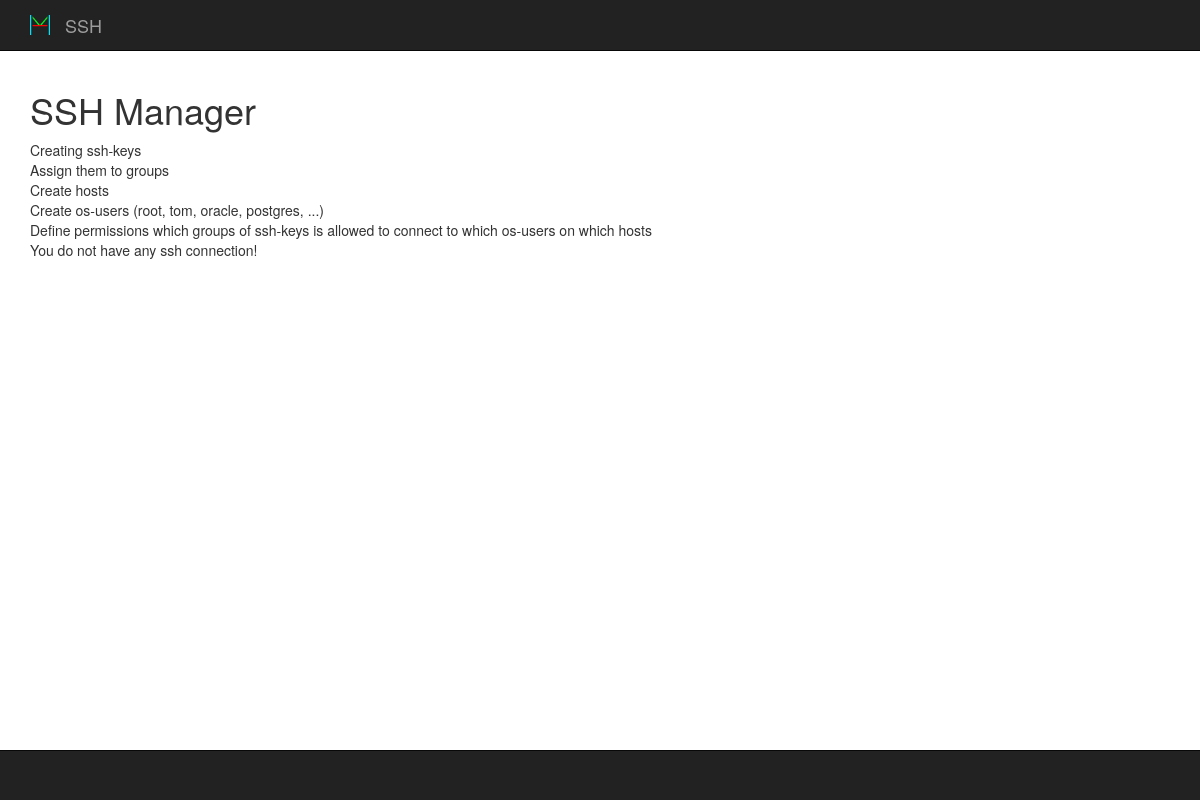
/ssh/ (signed in), run on an earlier commit of the app's database.
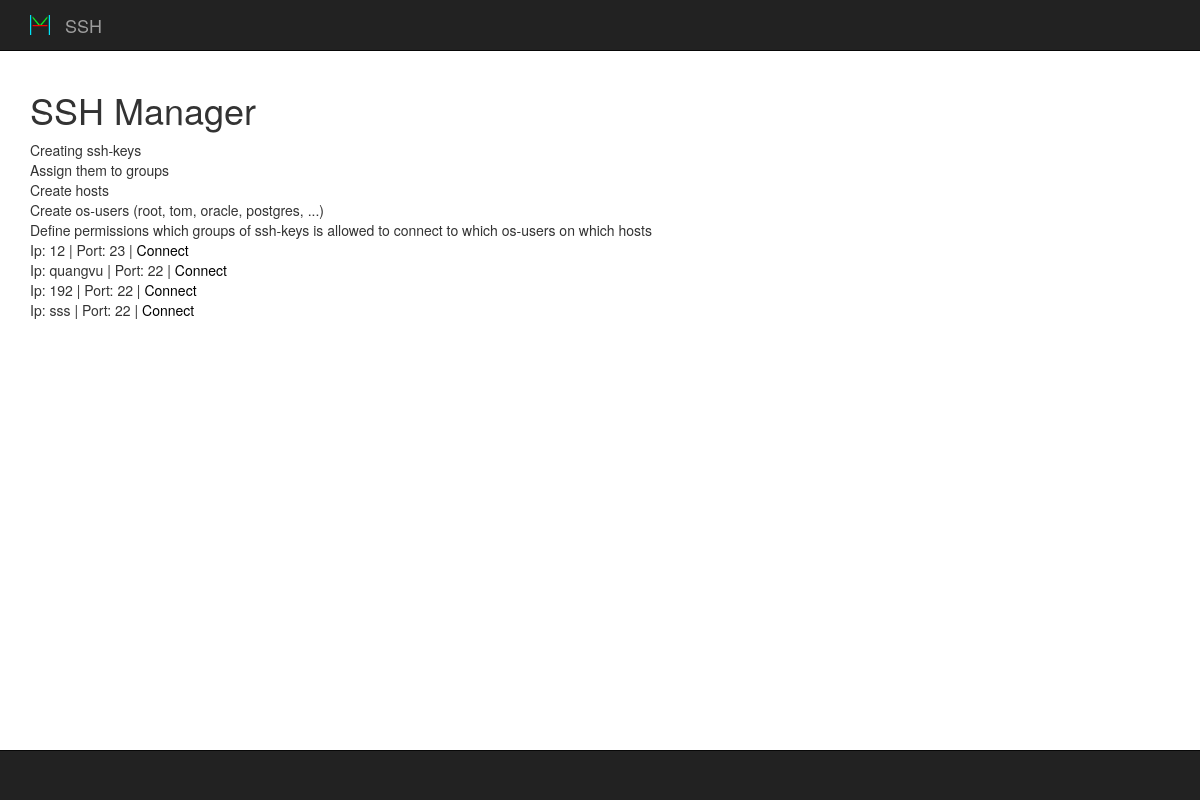
And on a later commit of the database.
### ssh/models.py (models this page shows, shortened)
class SSH(models.Model):
	ip = models.CharField(max_length=15,null=True)
	port = models.IntegerField(default=22,null=True)
	username = models.CharField(max_length=100,null=True)
	password = models.CharField(max_length=100,null=True)
	pub_date = models.DateTimeField(default=timezone.now)

### ssh/views.py (the view)
def index(request):
	if not request.user.is_superuser:
		try:
			obj = get_object_or_404(SSHPermission, user__username=request.user.username)
			context = {'obj':obj,}
		except :
			context = None
		return render(request, 'index.html', context)
	else:
		return render(request,'index.html')

### templates/index.html
{% extends "base.html" %}
{% block title %}SSH Manager{% endblock %}
{% block content %}
<div class="row col-12 col-sm-12 col-lg-12">
Creating ssh-keys<br>
Assign them to groups<br>
Create hosts<br>
Create os-users (root, tom, oracle, postgres, ...)<br>
Define permissions which groups of ssh-keys is allowed to connect to which os-users on which hosts<br>
{% if obj.sshconnection.count > 0 and obj.permission %}
	{% for i in obj.sshconnection.all %}
		Ip: {{i.ip}} | Port: {{i.port}} | <a href="{% url 'ssh:detail' i.id %}">Connect</a><br>
	{% endfor %}
{% else %}
	You do not have any ssh connection!
{% endif %}
</div>
{% endblock %}

### templates/base.html (shortened to what this page needs)
<!DOCTYPE html>
<html lang="en">
  <head>
    {% load static %}
    <link rel="stylesheet" type="text/css" href="{% static "datatables/jquery.dataTables.css" %}" />
    <link rel="stylesheet" type="text/css" href="{% static "bootstrap/css/bootstrap.min.css" %}" />
    <link rel="stylesheet" type="text/css" href="{% static "bootstrap-dialog/bootstrap-dialog.min.css" %}" />
    <link rel="stylesheet" type="text/css" href="{% static "custom.css" %}" />
  </head>
  <body>
    <nav class="navbar navbar-inverse navbar-fixed-top">
      <div class="container">
        <div class="navbar-header">
          <a class="navbar-brand" href="{% url 'ssh:index' %}"><img src="{% static "favicon.png" %}" width="20" height="20"></a>
        </div>
        <div id="navbar" class="navbar-collapse collapse">
          <a class="navbar-brand" href="{% url 'ssh:index' %}">SSH</a>
        </div>
      </div>
    </nav>
    <div class="container">
      <div class="row col-10 col-sm-10 col-lg-10">
        <h1>{% block title %}{% endblock %}</h1>
        {% block content %}{% endblock %}
      </div>
      <footer class="navbar navbar-inverse navbar-fixed-bottom">
        <div class="container">
          <div id="navbar-bottom">
          </div>
        </div>
      </footer>
    </div>
  </body>
</html>

### ssh/static/custom.css (style rules this page uses)
html { height: 100%; }
body { padding-top: 70px; padding-bottom: 70px; }
a, a.hover, a.focus, a:hover, a:focus { color: black; }

What changed in the data, as far as the page shows it:
now on this page (row edited): SSH: ip "12", port "23"
now on this page (row edited): SSH: ip "quangvu", port "22"
added SSH: ip "192", port "22"
added SSH: ip "sss", port "22"
Also different on the page:
text no longer shown: "You do not have any ssh connection!"
